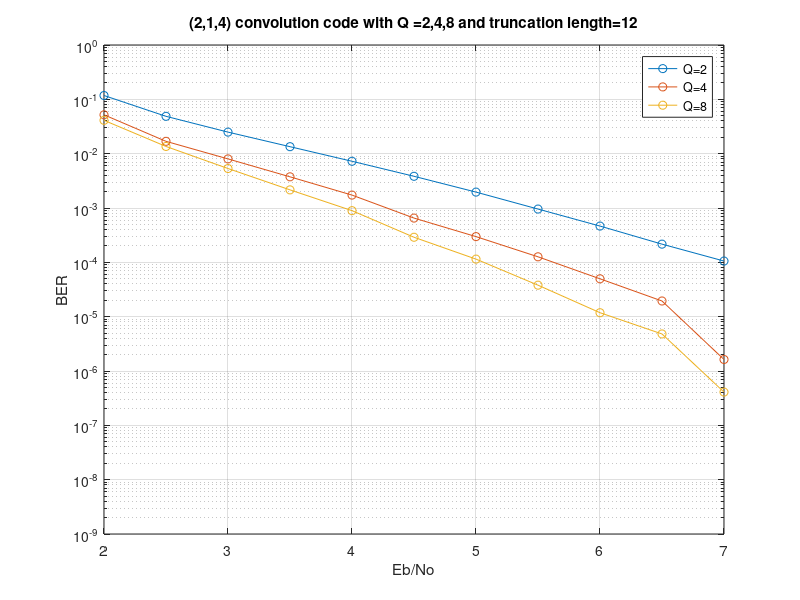

MATLAB code to generate this figure:
% turn = 12
total_BER = [
    0.117615384615385	0.0486875000000000	0.0249344262295082	0.0134464285714286	0.00724761904761905	0.00383418367346939	0.00196209150326797 0.00095632156825626 0.0004651359592182  0.0002162198462628  .0001056218962133;
    0.0519000000000000	0.0168666666666667  0.00800800000000000 0.00374906367041199	0.00172852233676976	0.000652376514445480	0.000297457627118644	0.000126445086705202    4.97477080520219e-05    1.94322780950269e-05    1.62924982629322e-06;
    0.0410769230769231	0.0135810810810811	0.00533157894736842	0.00215698924731183	0.000893655049151028	0.000289495450785773	0.000114622564270509	3.79917855598789e-05    1.18218665558096e-05    4.80769230769231e-06    4.09098347242677e-07
    ];


% trun = 28
% total_BER = [
%     0.0880833333333333	0.0327812500000000	0.0161406250000000	0.00847058823529412	0.00431330472103004	0.00205510204081633	0.000854344122657581	0.000386723272867619	0.000158135139392030	2.42494356659142e-05	1.04953820319060e-05;
%     0.0311470588235294	0.00904504504504505	0.00397222222222222	0.00177031802120141	0.000762376237623762	0.000287769784172662	0.000113934146063575	4.66263378315496e-05	2.05697176021821e-05    1.73661360347323e-05    7.5638499897652e-06;
%     0.0205510204081633	0.00611585365853659	0.00242130750605327	0.000957305502846300	0.000337353433835846	8.05519897304236e-05	3.82501145213010e-05    2.41116751269036e-05    8.90587320108907e-06    4.5638499897652e-06 1.69539417914665e-06
% ];




SNR_axis=repmat(2:0.5:7,3,1);
semilogy(2:0.5:7,total_BER,'-o')
axis([2 7 10^(-9) 1])
title('(2,1,4) convolution code with Q =2,4,8 and truncation length=12');
legend('Q=2','Q=4','Q=8');
grid on
xlabel('Eb/No')
ylabel('BER')
set(gcf, 'Position',  [400, 400, 700, 400])
saveas(gcf,'BER(b).jpg')


fileID = fopen('result(b).txt','w');
fprintf(fileID,'(2,1,4) convolution code with Q =2,4,8 and truncation length=12\n');
for i = 1:size(total_BER,2)
    format_2 = ['SNR = %.1f(dB), BER = ' repmat('%0.15f/',1,size(total_BER,1)) '\n'];
    fprintf(fileID,format_2,(i+3)/2,total_BER(:,i));
end

